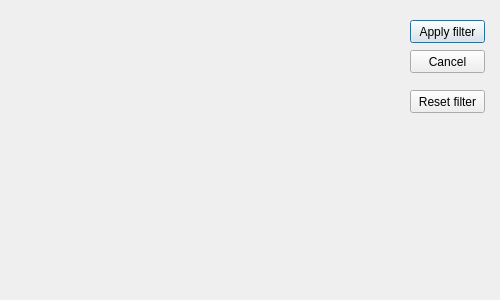
<?xml version="1.0" encoding="UTF-8"?>
<ui version="4.0">
 <class>FilterDialog</class>
 <widget class="QDialog" name="FilterDialog">
  <property name="windowModality">
   <enum>Qt::NonModal</enum>
  </property>
  <property name="geometry">
   <rect>
    <x>0</x>
    <y>0</y>
    <width>500</width>
    <height>300</height>
   </rect>
  </property>
  <property name="sizePolicy">
   <sizepolicy hsizetype="Preferred" vsizetype="Preferred">
    <horstretch>0</horstretch>
    <verstretch>0</verstretch>
   </sizepolicy>
  </property>
  <property name="minimumSize">
   <size>
    <width>500</width>
    <height>300</height>
   </size>
  </property>
  <property name="windowTitle">
   <string>Filter dialog</string>
  </property>
  <property name="sizeGripEnabled">
   <bool>false</bool>
  </property>
  <property name="modal">
   <bool>false</bool>
  </property>
  <widget class="QPushButton" name="btn_applyFilter">
   <property name="geometry">
    <rect>
     <x>410</x>
     <y>20</y>
     <width>75</width>
     <height>23</height>
    </rect>
   </property>
   <property name="text">
    <string>Apply filter</string>
   </property>
  </widget>
  <widget class="QPushButton" name="btn_cancel">
   <property name="geometry">
    <rect>
     <x>410</x>
     <y>50</y>
     <width>75</width>
     <height>23</height>
    </rect>
   </property>
   <property name="text">
    <string>Cancel</string>
   </property>
  </widget>
  <widget class="QPushButton" name="btn_resetFilter">
   <property name="geometry">
    <rect>
     <x>410</x>
     <y>90</y>
     <width>75</width>
     <height>23</height>
    </rect>
   </property>
   <property name="text">
    <string>Reset filter</string>
   </property>
  </widget>
  <widget class="QWidget" name="layoutWidget">
   <property name="geometry">
    <rect>
     <x>10</x>
     <y>10</y>
     <width>391</width>
     <height>261</height>
    </rect>
   </property>
   <layout class="QGridLayout" name="gridLayout"/>
  </widget>
 </widget>
 <resources/>
 <connections/>
</ui>
